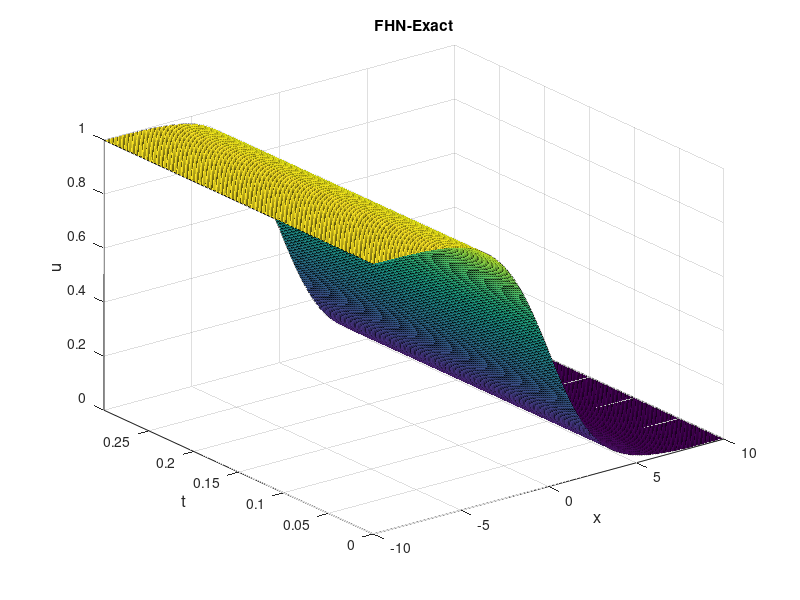

This figure's MATLAB source:
x=linspace(-10,10,512);
tt=linspace(0,0.3,201);

mu=0.45;

gamma=(1-2*mu)/sqrt(2);

u=zeros(512,201);

%%%%%%%%Exact Solution%%%%%%%%%%
for t=1:201
    u(:,t)=1./(1+exp((1/sqrt(2))*(x+gamma*tt(t))));
end

%plot(x,u(:,1000))
% for t=1:512
%     plot(x,u(:,t))
%     hold on
% end

figure
[ttt,xx]=meshgrid(tt,x);
surf(xx,ttt,u)
axis([-10 10 0 0.3 0 1]);
xlabel('x','FontSize',12);
ylabel('t','FontSize',12);
zlabel('u','FontSize',12);
title('FHN-Exact');
%u